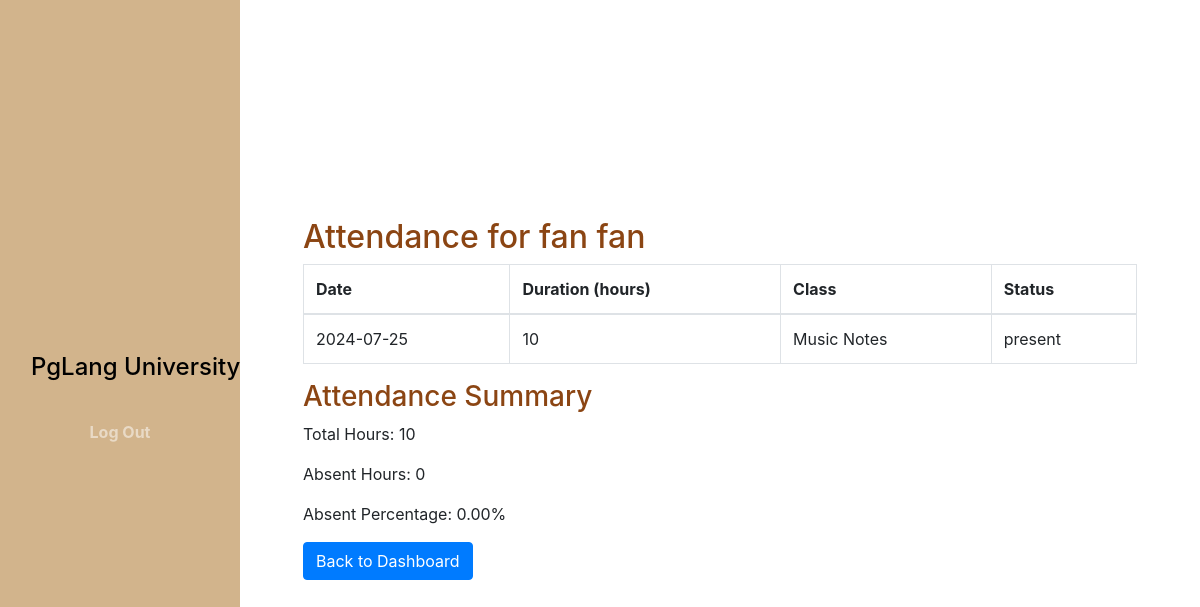
The app's page /PHP/studentAtten.php?studentID=10022 with its own data.
### tables this page shows
CREATE TABLE `student` (
  `studentID` int(11) NOT NULL,
  `firstName` varchar(50) NOT NULL,
  `lastName` varchar(50) NOT NULL,
  `gender` enum('male','female') NOT NULL,
  `email` varchar(100) NOT NULL,
  `pwd` varchar(100) NOT NULL,
  `created_at` datetime NOT NULL DEFAULT current_timestamp()
);

CREATE TABLE `attendance` (
  `attendanceID` int(11) NOT NULL,
  `classID` int(11) NOT NULL,
  `studentID` int(11) NOT NULL,
  `date` date NOT NULL,
  `status` enum('present','absent') NOT NULL,
  `duration` int(11) NOT NULL
);

CREATE TABLE `classes` (
  `classID` int(11) NOT NULL,
  `className` varchar(100) NOT NULL,
  `departmentID` int(11) NOT NULL
);

### PHP/studentAtten.php (the view, shortened to what this page needs)
<?php
require_once 'includes/dbcon.inc.php';
$studentID = $_GET['studentID'];
$query = "SELECT firstName, lastName FROM student WHERE studentID = ?";
$stmt = $pdo->prepare($query);
$stmt->execute([$studentID]);
$student = $stmt->fetch(PDO::FETCH_ASSOC);
$query = "SELECT a.date, a.duration, a.status, c.className
          FROM attendance a
          JOIN classes c ON a.classID = c.classID
          WHERE a.studentID = ?";
$stmt = $pdo->prepare($query);
$stmt->execute([$studentID]);
$attendances = $stmt->fetchAll(PDO::FETCH_ASSOC);
$totalHours = 0;
$absentHours = 0;
foreach ($attendances as $attendance) {
    $totalHours += $attendance['duration'];
}
$absentPercentage = $totalHours > 0 ? ($absentHours / $totalHours) * 100 : 0;
?>
<!DOCTYPE html>
<html lang="en">
<head>
    <link rel="stylesheet" href="..\CSS\styleD.css">
    <link rel="stylesheet" href="https://stackpath.bootstrapcdn.com/bootstrap/4.3.1/css/bootstrap.min.css">
</head>
<body>
<nav class="navbar navbar-expand-lg navbar-dark fixed-top">
        <div class="container flex-lg-column">
            <a class="navbar-brand mx-lg-auto mb-lg-4" href="#">
                <span class="h4 fw-bold" style="color:black;">PgLang University</span>
            </a>
            <div class="collapse navbar-collapse" id="navbarNav">
                <ul class="navbar-nav ms-auto flex-lg-column text-lg-center">
                    <li class="nav-item">
                        <a class="nav-link" href="includes/logout.php">Log Out</a>
                    </li>
                </ul>
            </div>
        </div>
    </nav>
<div class="content-wrapper">
<section class="full-height px-lg-5">
<div class="container">
    <div class="row">
        <div class="col-12">
        <h2>Attendance for <?php echo htmlspecialchars($student['firstName'] . ' ' . $student['lastName']); ?></h2>
        <table class="table table-bordered">
            <thead>
                <tr>
                    <th>Date</th>
                    <th>Duration (hours)</th>
                    <th>Class</th>
                    <th>Status</th>
                </tr>
            </thead>
            <tbody>
                <?php foreach ($attendances as $attendance): ?>
                    <tr>
                        <td><?php echo htmlspecialchars($attendance['date']); ?></td>
                        <td><?php echo htmlspecialchars($attendance['duration']); ?></td>
                        <td><?php echo htmlspecialchars($attendance['className']); ?></td>
                        <td><?php echo htmlspecialchars($attendance['status']); ?></td>
                    </tr>
                <?php endforeach; ?>
            </tbody>
        </table>
        <h3>Attendance Summary</h3>
        <p>Total Hours: <?php echo $totalHours; ?></p>
        <p>Absent Hours: <?php echo $absentHours; ?></p>
        <p>Absent Percentage: <?php echo number_format($absentPercentage, 2); ?>%</p>
        <a href="tchDashboard.php" class="btn btn-primary">Back to Dashboard</a>
        </div>
    </div>
    </div>
</section>
</div>
</body>
</html>

### CSS/styleD.css (style rules this page uses)
body { background-color: #f5f5dc; color: #8b4513; }
h1, h2, h3, h4, h5, h6 { color: #8b4513; font-weight: 700; }
a { text-decoration: none; color: #d2b48c; transition: all 0.4s ease; }
.navbar { background-color: #d2b48c; }
.nav-link { font-weight: 700; color: #8b4513; }
.full-height { min-height: 100vh; height: 100%; display: flex; flex-direction: column; justify-content: center; padding-top: 80px; padding-bottom: 80px; border-bottom: 2px solid #f5f5dc; }
.content-wrapper { padding-left: 240px; }
@media (min-width: 992px) { .navbar { min-height: 100vh; width: 240px; background: linear-gradient(#d2b48c, #d2b48c); background-size: cover; background-position: center; } }

### records on screen
student: firstName+lastName "fan fan"
attendance: date "2024-07-25", duration "10", classID.className "Music Notes", status "present"

### other values on screen
$totalHours "10"
$absentHours "0"
$absentPercentage "0.00"
